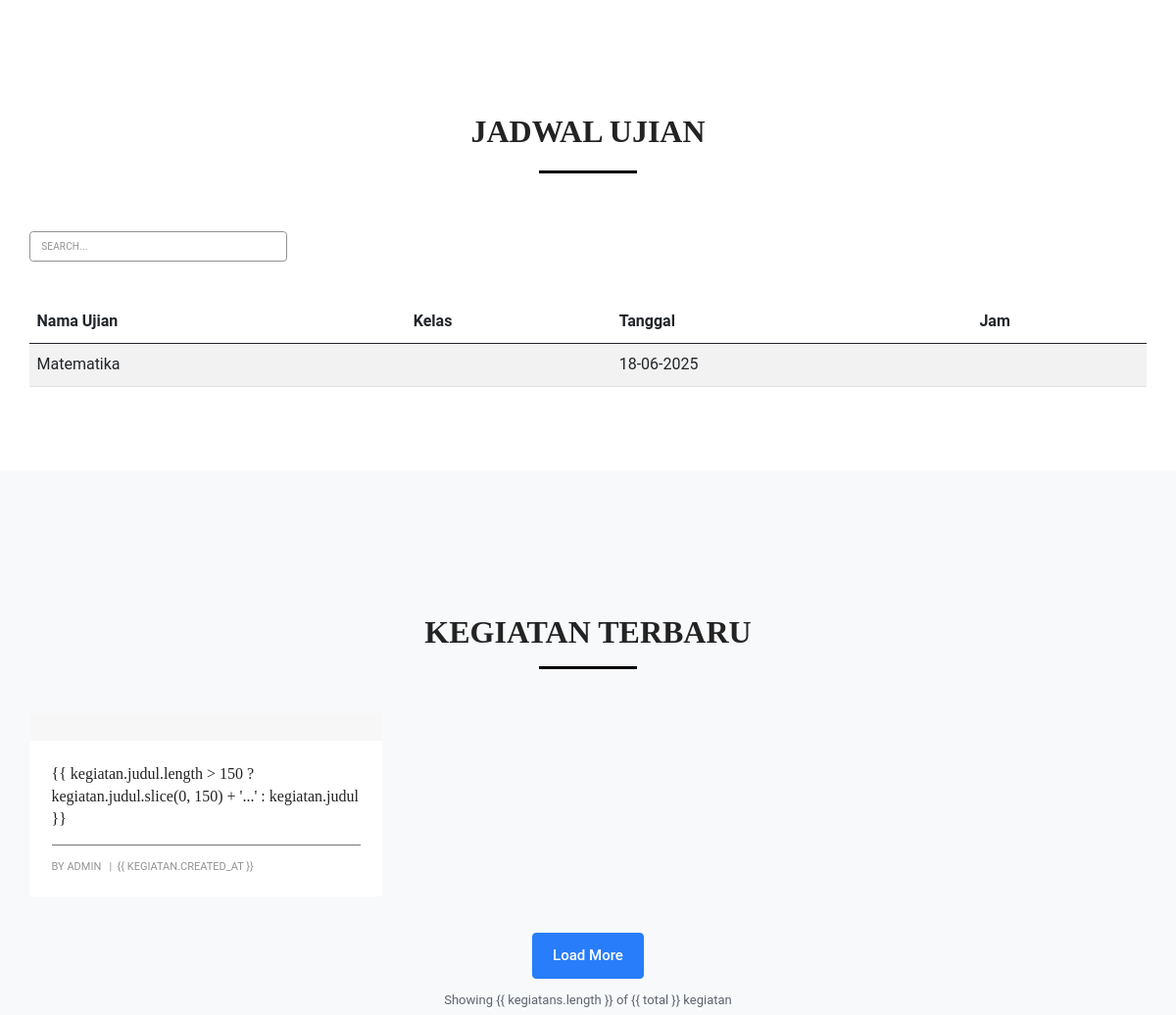
Before: /index2.php (middle part) with the older database file.
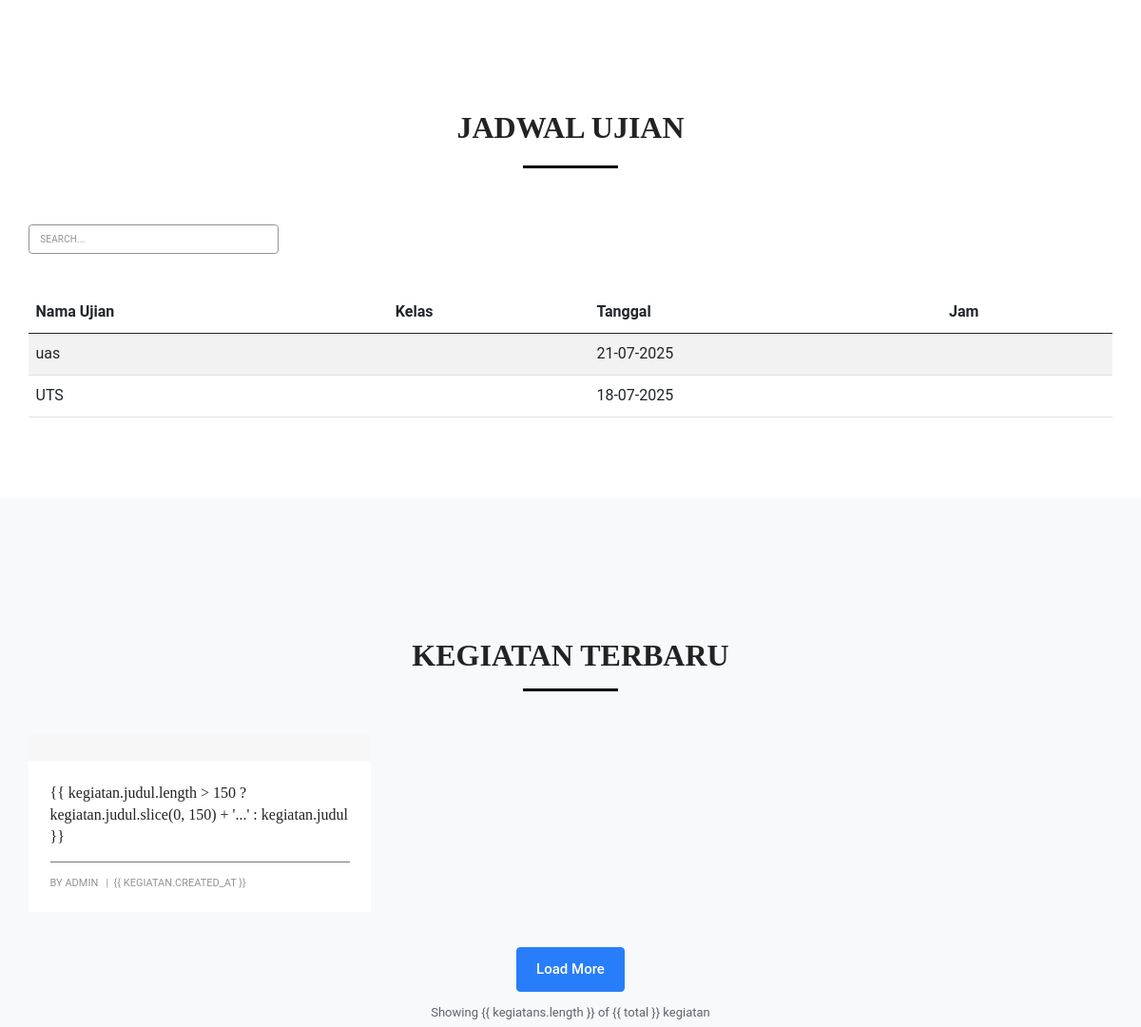
After: the same page with the newer database file.
### tables this page shows
CREATE TABLE `jadwal_ujian` (
  `id` int(11) NOT NULL,
  `nama_ujian` varchar(100) NOT NULL,
  `mapel_id` int(11) NOT NULL,
  `kelas_id` int(11) NOT NULL,
  `guru_pengawas_id` int(11) NOT NULL,
  `tanggal_ujian` date NOT NULL,
  `jam_mulai` time NOT NULL,
  `jam_selesai` time NOT NULL,
  `ruangan_id` int(11) NOT NULL,
  `keterangan` text,
  `created_at` timestamp NOT NULL DEFAULT CURRENT_TIMESTAMP,
  `updated_at` timestamp NULL DEFAULT NULL ON UPDATE CURRENT_TIMESTAMP
);

### index2.php (the view, shortened to what this page needs)
<?php
include 'partials/header.php';
$ujian = mysqli_query($conn, "SELECT * FROM jadwal_ujian ORDER BY tanggal_ujian DESC LIMIT 5");
?>
        <section class="wow animate__fadeIn mt-5">
            <div class="container">
                <div class="row justify-content-center">
                        <div class="col-12 col-xl-5 col-md-6 margin-five-bottom md-margin-40px-bottom sm-margin-30px-bottom text-center">
                            <h5 class="alt-font text-extra-dark-gray font-weight-600 text-uppercase m-0">Jadwal Ujian</h5>
                            <span class="separator-line-horrizontal-medium-light2 idep-bg-hitam d-table w-100px mx-auto margin-20px-top sm-margin-20px-tb"></span>
                        </div>
                    </div>
                    <div class="search-box row justify-content-left">
                        <div class="col-md-3">
                            <input type="text" id="searchInput" class="form-control" placeholder="Search...">
                        </div>
                    </div>
                <table class="table table-striped margin-20px-top" id="tableUjian">
                    <thead>
                        <tr>
                            <th>Nama Ujian</th>
                            <th>Kelas</th>
                            <th>Tanggal</th>
                            <th>Jam</th>
                        </tr>
                    </thead>
                    <tbody>
                        <?php while ($row = mysqli_fetch_assoc($ujian)) : ?>
                            <tr>
                                <td><?= htmlspecialchars($row['nama_ujian']) ?></td>
                                <td><?= htmlspecialchars($row['kelas']) ?></td>
                                <td><?= date('d-m-Y', strtotime($row['tanggal_ujian'])) ?></td>
                                <td><?= $row['jam_ujian'] ?></td>
                            </tr>
                        <?php endwhile; ?>
                    </tbody>
                </table>
                </div>
                </section>
         <section class="bg-light wow animate__fadeInUp padding-top-100px padding-bottom-100px">
<div id="app" class="bg-light mt-5">
    <div class="container">
        <div class="row justify-content-center">
            <div class="col-12 col-xl-5 col-md-6 text-center mb-5">
                <h5 class="alt-font text-extra-dark-gray font-weight-600 text-uppercase m-0">Kegiatan Terbaru</h5>
                <span class="separator-line-horrizontal-medium-light2 idep-bg-hitam d-table w-100px mx-auto mt-3"></span>
            </div>
        </div>
        <div class="row">
            <div class="col-12 blog-content">
                <ul class="row">
                    <li class="col-lg-4 col-md-6 col-sm-12 mb-4"
                        v-for="(kegiatan, index) in kegiatans"
                        :key="kegiatan.id">
                        <div class="blog-post bg-light-gray">
                            <div class="blog-post-images overflow-hidden position-relative">
                                <a :href="'detailArtikel.php?id=' + kegiatan.id">
                                </a>
                            </div>
                            <div class="bg-white post-details p-4">
                                <a :href="'detailArtikel.php?id=' + kegiatan.id"
                                   class="alt-font post-title text-medium text-extra-dark-gray d-block mb-3">
                                    {{ kegiatan.judul.length > 150 ? kegiatan.judul.slice(0, 150) + '...' : kegiatan.judul }}
                                </a>
                                <div class="separator-line-horrizontal-full bg-dark-gray my-3"></div>
                                <div class="author text-uppercase text-extra-small text-medium-gray">
                                    by <a :href="'detailArtikel.php?id=' + kegiatan.id" class="text-medium-gray">Admin</a>
                                    &nbsp;&nbsp;|&nbsp;&nbsp;{{ kegiatan.created_at }}
                                </div>
                            </div>
                        </div>
                    </li>
                </ul>
            </div>
            <div class="col-12 text-center" v-if="currentPage < lastPage">
                <button class="theme-btn mt-3" @click="loadMore">
                    <i class="la la-refresh mr-1"></i>Load More
                </button>
                <p class="font-size-13 pt-2">Showing {{ kegiatans.length }} of {{ total }} kegiatan</p>
            </div>
        </div>
    </div>
</div>
</section>
</body>
</html>
       <?php include 'partials/footer.php'; ?>

Changed rows visible on the page:
removed jadwal_ujian: nama_ujian "Matematika", tanggal_ujian "18-06-2025"
added jadwal_ujian: nama_ujian "uas", tanggal_ujian "21-07-2025"
added jadwal_ujian: nama_ujian "UTS", tanggal_ujian "18-07-2025"
